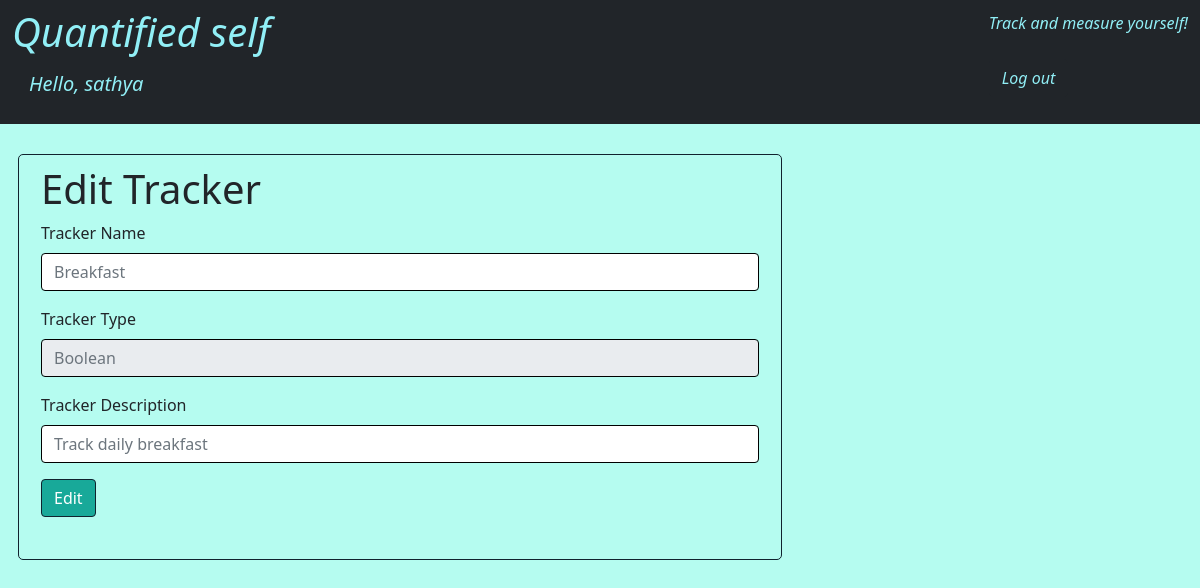
The page /user/sathya/18/edit (signed in) on the database its author committed.
### models.py (models this page shows, shortened)
class Users(db.Model, UserMixin):
    __tablename__ = "Users"
    uid = db.Column(db.Integer, autoincrement=True, primary_key=True)
    uname = db.Column(db.String, nullable=False, unique=True)
    password = db.Column(db.String(), nullable=False)
    trackers = db.relationship("Trackers", secondary="Enrollments")

class Trackers(db.Model):
    __tablename__ = "Trackers"
    trid = db.Column(db.Integer, autoincrement=True, primary_key=True)
    trname = db.Column(db.String, nullable=False, unique=True)
    trtype = db.Column(db.String, nullable=False)
    trdesc = db.Column(db.String)

### application/user.py (the view, shortened to what this page needs)
@app.route("/user/<uname>/<int:trid>/edit", methods=['GET', 'POST'])
@login_required
def user_tracker_edit(uname,trid):
    if request.method == 'GET':
        tracker = Trackers.query.filter_by(trid=trid).one()
        selectable_values = None
        if tracker.trtype == "Multiple Choice":
            try:
                selectable_values = Selectables.query.filter_by(trid=trid).one()
            except:
                pass
        return render_template("useredittracker.html", tracker=tracker, selectable_values = selectable_values, uname=current_user.uname, trid=trid)

### application/user.py (called while the page is built)
@login.user_loader
def load_user(uid):
    return Users.query.filter_by(uid=uid).first()

### templates/useredittracker.html (shortened to what this page needs)
<!DOCTYPE html>
<html lang="en">
  <head>
    <link href="https://cdn.jsdelivr.net/npm/bootstrap@5.1.3/dist/css/bootstrap.min.css" rel="stylesheet">
  </head>
<body >
    <nav class="navbar navbar-dark bg-dark">
        <div class="container-fluid">
           <h1 class="italic" style="color:#91eff6;">Quantified self <br><a class="btn btn-lg" style="color:#91eff6;" href="/user/{{uname}}/home">Hello, {{uname}}</a></h1>
           <br>
           <p class="italic" style="color:#91eff6;">Track and measure yourself!<br><br><a href="/user/logout" class="btn btn-dark" style="color:#91eff6">Log out</a></p>
        </div>
     </nav>
    <div id="main" class="col-md-8">
      <div class="container-fluid" style="padding: 30px">
        <div class="row" style="border: 1px solid #10222E; border-radius: 5px; padding: 10px;">
            <h1>Edit Tracker</h1>
            <form action="/user/{{uname}}/{{trid}}/edit" method="POST" id="tracker-edit-form">
                <div class="row">
                  <div class="mb-3">
                    <label for="trname" class="form-label">Tracker Name</label>
                    <input type="text" class="form-control" id="trname" name="trname" style="border: 1px solid black;" placeholder="{{tracker.trname}}">
                  </div>
                  <div class="mb-3">
                    <label for="trtype" class="form-label">Tracker Type</label>
                    <input type="text" class="form-control" id="trtype" name="trtype" style="border: 1px solid black;" placeholder="{{tracker.trtype}}" disabled readonly>
                  </div>
                  </div>
                  <div class="mb-3">
                    <label for="trdesc" class="form-label">Tracker Description</label>
                    <input type="text" class="form-control" id="trdesc" name="trdesc" style="border: 1px solid black;" placeholder="{{tracker.trdesc}}">
                  </div>
                  <div class="col-auto mb-3">
                    <input type="submit" class="btn btn-primary mb-3" value="Edit" style="border: 0.5px solid #10222E; background-color: #18A999; color: white;">
                  </div>
        </div>
      </div>
    </div>
</body>
</html>

### templates/useredittracker.html (style rules this page uses)
body { background-color:rgba(52, 247, 214, 0.359) }
h1.italic { font-style:italic }
p.italic { font-style:italic }

### rows shown on the page
Users: uname "sathya"
Trackers: trname "Breakfast", trtype "Boolean", trdesc "Track daily breakfast"
